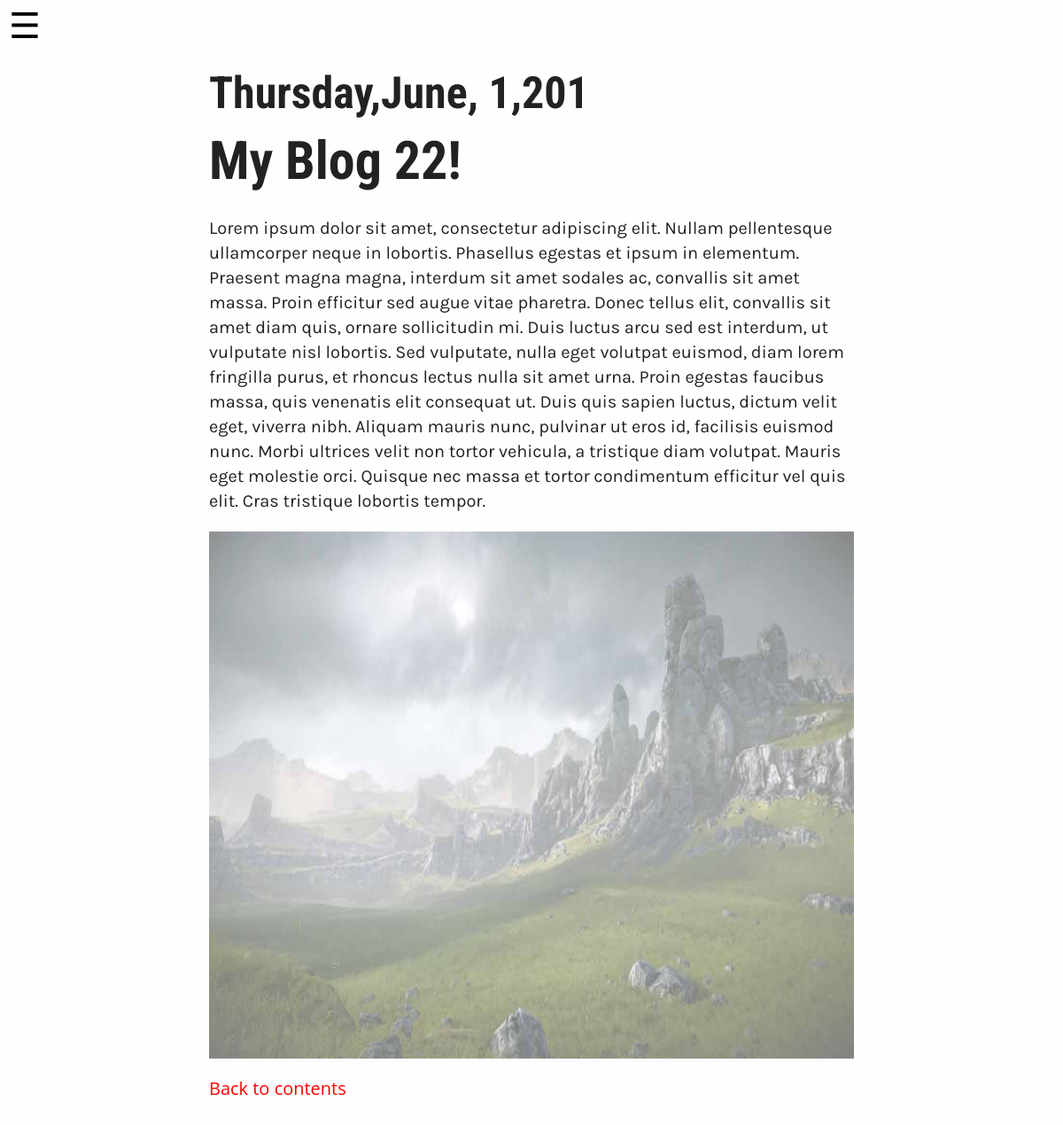
The app's page /blog-detail.php?id=16 with its own data.
### tables this page shows
CREATE TABLE IF NOT EXISTS `blog_tb` (
  `id` int(11) NOT NULL,
  `date` varchar(20) NOT NULL,
  `title` varchar(100) NOT NULL,
  `content` text NOT NULL
);

### db.php (called while the page is built, shortened)
<?php
function db_connect() {
    static $connection;
    if (!isset($connection)) {
        $config = parse_ini_file("config.ini");
        $connection = mysqli_connect("localhost", $config["username"], $config["password"], $config["database"]);
        if (!$connection) {
            echo mysqli_connect_error();
            return;
        } else {
            return $connection;
        }
    } else {
        return $connection;
    }
}
?>

### blog-detail.php (the view, shortened to what this page needs)
<?php include "partials/header.php"; ?>
<div class="blog-detail-main">
    <?php
    include "db.php";
    if (!db_connect()) {
        echo"<p>Connection Failed</p>";
    }
    else {
        $query = "SELECT * FROM blog_tb WHERE id=" . $_GET["id"];
        $queryResult = mysqli_query(db_connect(), $query);
        $numberOfRows = mysqli_num_rows($queryResult);
        if ($numberOfRows > 0) {
            while ($row = mysqli_fetch_assoc($queryResult)){
                $date = $row["date"];
                $title = $row["title"];
                $content = $row["content"];
                echo "<div class='blog-detail-page'>";
                echo "<div class='blog-detail-post'>";
                echo"<div class='each-detail-post'>";
                echo "<h4>" . $date . "</h4>";
                echo "<h3>" . $title . "</h3>";
                echo "<p>" . $content . "</p>";
                echo "<a href='blog.php'>Back to contents</p>";
                echo "</div>";
                echo "</div>";
                echo "</div>";
            }
        }
        else{
            echo "<p>There's no contents</p>";
        }
    }
    ?>
</div>
<?php include "partials/footer.php"; ?>

### partials/header.php (shortened to what this page needs)
<!doctype html>
<html class="no-js" lang="">
    <head>
        <link rel="stylesheet" href="css/main.css">
        <link rel="stylesheet" href="css/jquery.barCharts.css">
        <link rel="stylesheet" href="https://cdnjs.cloudflare.com/ajax/libs/fancybox/3.0.47/jquery.fancybox.min.css" />
    </head>
    <body>
            <div class="openNav" id="openNav">&#9776</div>

### partials/footer.php (shortened to what this page needs)
    </body>
</html>

### records on screen
blog_tb: date "Thursday,June, 1,201", title "My Blog 22!", content "Lorem ipsum dolor sit amet, consectetur adipiscing elit. Nullam pellentesque ullamcorper neque in lobortis. Phasellus egestas et ipsum in elementum. Praesent magna magna, interdum sit amet sodales ac, convallis sit amet massa. Proin efficitur sed augue vitae pharetra. Donec tellus elit, convallis sit amet diam quis, ornare sollicitudin mi. Duis luctus arcu sed est interdum, ut vulputate nisl lobortis. Sed vulputate, nulla eget volutpat euismod, diam lorem fringilla purus, et rhoncus lectus nulla sit amet urna. Proin egestas faucibus massa, quis venenatis elit consequat ut. Duis quis sapien luctus, dictum velit eget, viverra nibh. Aliquam mauris nunc, pulvinar ut eros id, facilisis euismod…", content (picture)
